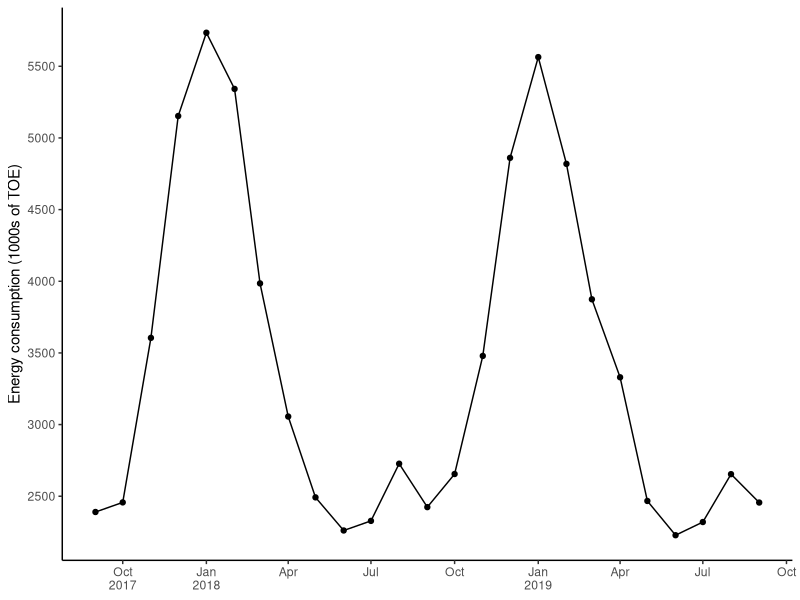
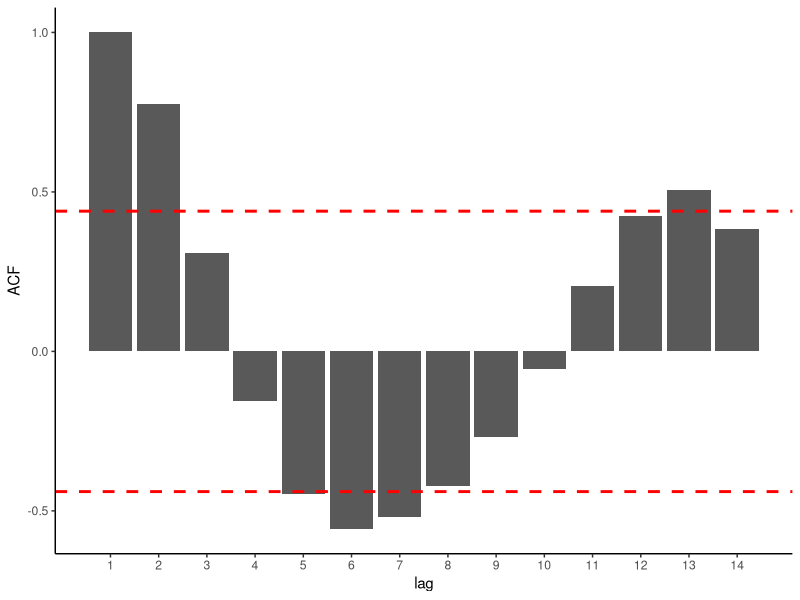

The R script that drew these images, in order: (Note: this script raises an error after producing the figures.)
library(tidyr, warn.conflicts = FALSE)
library(dplyr, warn.conflicts = FALSE)
library(lubridate, warn.conflicts = FALSE)
library(ggplot2, warn.conflicts = FALSE)

months <- c("Jan", "Feb", "Mar", "Apr", "May", "Jun", "Jul", "Aug", "Sep", "Oct", "Nov", "Dec")

energy <- read.csv("scripts/03a-parameter-estimation/energy.csv") %>%
  fill(Year) %>%
  mutate(Date = make_date(Year, match(Month, months), 1))

p1 <- energy %>%
  ggplot(aes(Date, Consumption)) +
  #geom_bar(stat='identity') +
  geom_line() + geom_point() +
  theme_classic() +
  scale_x_date(NULL,
               breaks = scales::breaks_width("3 months"),
               labels = scales::label_date_short()) +
  scale_y_continuous("Energy consumption (1000s of TOE)",
                     breaks = scales::breaks_extended(8),
  )

correlation <- acf(energy$Consumption, pl = FALSE)
df <- as.data.frame(correlation$acf)
colnames(df) <- c("ACF")
df$lag <- 1:nrow(df)

threshold <- qnorm(0.95) / sqrt(nrow(df))

p2 <- ggplot(df, aes(lag, ACF)) +
  geom_bar(stat="identity") +
  theme_classic() +
  scale_x_continuous(breaks = df$lag) +
  geom_hline(yintercept=c(threshold, -threshold),
             linetype="dashed", color = "red", size=1)

grid.arrange(p1, p2, ncol = 1)